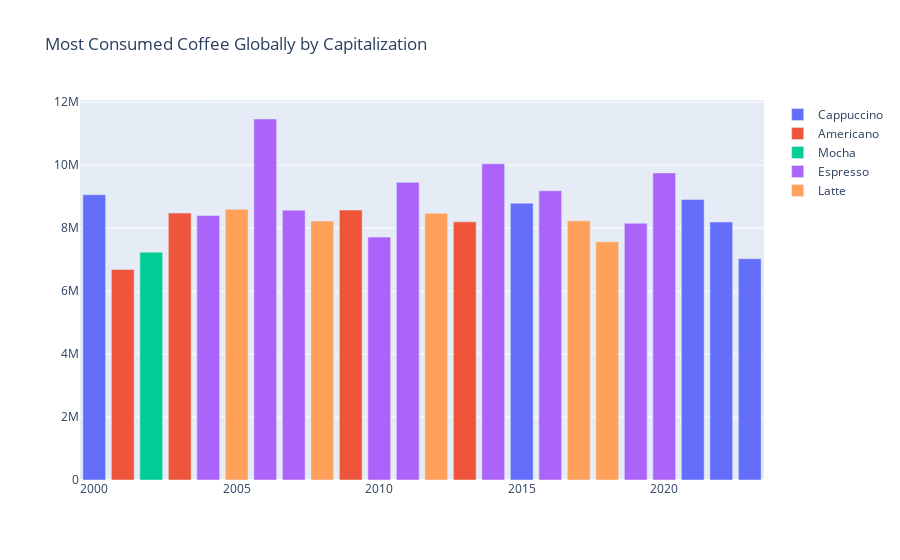

Notebook source saved alongside this figure:
### Code cell
# Most dominant coffee globally by market value and year
## Filter data and sum it
mkv = df2[['Year', 'Price', 'Total Consumption', 'Type']].groupby(["Year",'Type']).sum()
# Get total market revenue
mkv['Capitalization'] = mkv.Price * mkv['Total Consumption']
# Drop data and Unstack it
mkv = mkv.drop(['Price', 'Total Consumption'], axis=1).unstack()['Capitalization']
# Resamble df to have most consumed coffee type by year
mcc = pd.DataFrame(columns = ['Type', 'Capitalization'], index=mkv.index)
for i, m in enumerate(mkv.max(axis=1)):
    mcc.loc[mkv.index[i], ["Type", 'Capitalization']] = [mkv.columns[mkv.iloc[i] == m].values[0], m]
mcc.reset_index(inplace=True)
# Plot trends
fig = go.Figure()
for t in mcc.Type.unique():
    fig.add_trace(go.Bar(x=mcc.Year[mcc.Type == t], y=mcc.Capitalization[mcc.Type == t], name=t))

fig.update_layout(title="Most Consumed Coffee Globally by Capitalization")
fig.show()

### Figure 1 — Plotly figure (JSON) as saved in the notebook; plotly's stock layout.template omitted (floating-point values rounded to 4 significant figures)
{"data": [{"name": "Cappuccino", "type": "bar", "x": [2000, 2015, 2021, 2022, 2023], "y": [9063000.0, 8793000.0, 8914000.0, 8197000.0, 7030000.0]}, {"name": "Americano", "type": "bar", "x": [2001, 2003, 2009, 2013], "y": [6685000.0, 8479000.0, 8574000.0, 8201000.0]}, {"name": "Mocha", "type": "bar", "x": [2002], "y": [7236000.0]}, {"name": "Espresso", "type": "bar", "x": [2004, 2006, 2007, 2010, 2011, 2014, 2016, 2019, 2020], "y": [8401000.0, 11470000.0, 8573000.0, 7716000.0, 9455000.0, 10050000.0, 9187000.0, 8158000.0, 9755000.0]}, {"name": "Latte", "type": "bar", "x": [2005, 2008, 2012, 2017, 2018], "y": [8602000.0, 8228000.0, 8473000.0, 8232000.0, 7567000.0]}], "layout": {"title": {"text": "Most Consumed Coffee Globally by Capitalization"}}}
